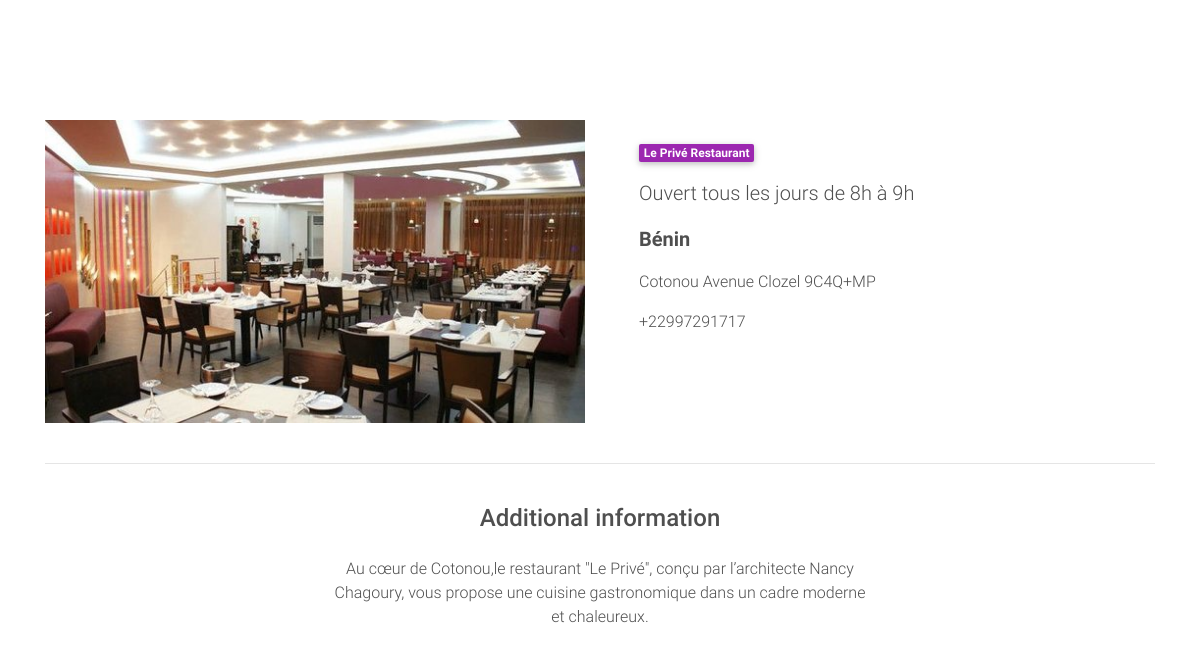
Page /product/1 on the committed database.
### core/models.py (models this page shows, shortened)
class Restaurant(models.Model):
    name = models.CharField(max_length=200, null=True)
    address = models.CharField(max_length=200, null=False)
    country = models.CharField(max_length=200, null=False)
    number = models.CharField(max_length=200, null=False)
    timetables = models.CharField(max_length=200, null=False)
    slug = models.SlugField()
    description = models.TextField()
    image = models.ImageField()

### core/views.py (the view)
# urls.py: path('product/<slug>', ItemDetailView.as_view(), name='product'),
class ItemDetailView(DetailView):
    model = Restaurant
    template_name = "product.html"

### core/templates/product.html
{% extends "base.html" %}
{% block content %}
  <main class="mt-5 pt-4">
    <div class="container dark-grey-text mt-5">
      <div class="row wow fadeIn">
        <div class="col-md-6 mb-4">
          <img src="{{ object.image.url }}" class="img-fluid" alt="">
        </div>
        <div class="col-md-6 mb-4">
          <div class="p-4">
            <div class="mb-3">
                <span class="badge purple mr-1" style="font-size: 15  0%">{{ object.name }}</span>
            </div>
            <p class="lead">
              <span>{{ object.timetables }}</span>
            </p>
            <p class="lead font-weight-bold">{{ object.country }}</p>
            <p>{{ object.address }}</p>
            <p>{{ object.number }}</p>
          </div>
        </div>
      </div>
      <hr>
      <div class="row d-flex justify-content-center wow fadeIn">
        <div class="col-md-6 text-center">
          <h4 class="my-4 h4">Additional information</h4>
          <p>{{ object.description }}</p>
        </div>
      </div>
    </div>
  </main>
{% endblock content %}

### core/templates/base.html (style rules this page uses)
html, body, header, .carousel { height: 60vh; }

### rows in the picture
Restaurant: image (picture), name "Le Privé Restaurant", timetables "Ouvert tous les jours de 8h à 9h", country "Bénin", address "Cotonou Avenue Clozel 9C4Q+MP", number "+22997291717", description "Au cœur de Cotonou,le restaurant \"Le Privé\", conçu par l’architecte Nancy Chagoury, vous propose une cuisine gastronomique dans un cadre moderne et chaleureux."
